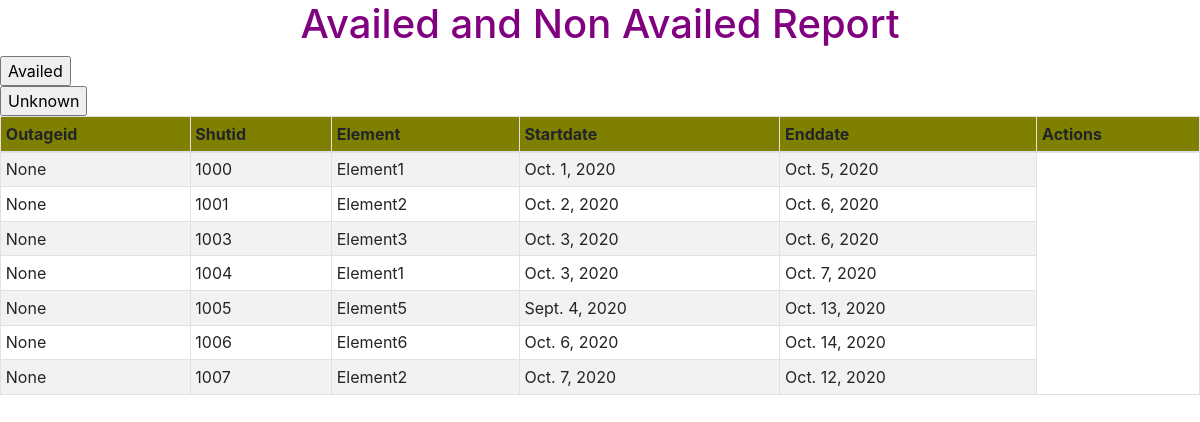
Page /example/ on the committed database.
### calc/models.py (models this page shows)
class Unknown(models.Model):
	outageid = models.IntegerField()
	shutid = models.IntegerField()
	element = models.CharField(max_length = 50)
	startdate = models.DateField()
	enddate = models.DateField()
	availed = models.BooleanField()

### calc/views.py (the view)
# urls.py: path('example/',views.example),
def example(request):
    data=Unknown.objects.raw('select * from calc_unknown')
    return render(request, 'example.html', {'items' : data})

### Templates/Example.html (shortened to what this page needs)
<!DOCTYPE html>
<html>
<head>
	<link rel="stylesheet" type="text/css" href="C:/Users/Prashanth/Desktop/HTML/ProjectStyles.css">
	<link rel="stylesheet" href="https://maxcdn.bootstrapcdn.com/bootstrap/4.5.2/css/bootstrap.min.css">
	<h1>Availed and Non Availed Report </h1>
<body>
<div id='buttons'>
<form  action="availed/" method="get">
    <input type="submit" value="Availed" >
</form>
<form id ='b2' action="unknown/" method="get">
    <input type="submit" value="Unknown">
</form>
</div>
	<table  class='table table-striped table-bordered table-sm' cellspacing='0' width='100%'>
	<tbody>
		<thead>
			<tr>
			<td>Outageid</td>
			<td>Shutid</td>
			<td>Element</td>
			<td>Startdate</td>
			<td>Enddate</td>
			<td>Actions</td>
			</tr>
		</thead>
		{% for i in items %}
		<tr>
			<td>{{i.outageid}}</td>
			<td>{{i.shutid}}</td>
			<td>{{i.element}}</td>
			<td>{{i.startdate}}</td>
			<td>{{i.enddate}}</td>
		</tr>
		{% endfor %}
	</tbody>
	</table>
</body>
</html>

### Templates/Example.html (style rules this page uses)
h1 { text-align : center; color : purple; }
thead { font-weight : bold; background-color: olive; }

### rows in the picture
Unknown: outageid "None", shutid "1000", element "Element1", startdate "Oct. 1, 2020", enddate "Oct. 5, 2020"
Unknown: outageid "None", shutid "1001", element "Element2", startdate "Oct. 2, 2020", enddate "Oct. 6, 2020"
Unknown: outageid "None", shutid "1003", element "Element3", startdate "Oct. 3, 2020", enddate "Oct. 6, 2020"
Unknown: outageid "None", shutid "1004", element "Element1", startdate "Oct. 3, 2020", enddate "Oct. 7, 2020"
Unknown: outageid "None", shutid "1005", element "Element5", startdate "Sept. 4, 2020", enddate "Oct. 13, 2020"
Unknown: outageid "None", shutid "1006", element "Element6", startdate "Oct. 6, 2020", enddate "Oct. 14, 2020"
Unknown: outageid "None", shutid "1007", element "Element2", startdate "Oct. 7, 2020", enddate "Oct. 12, 2020"
